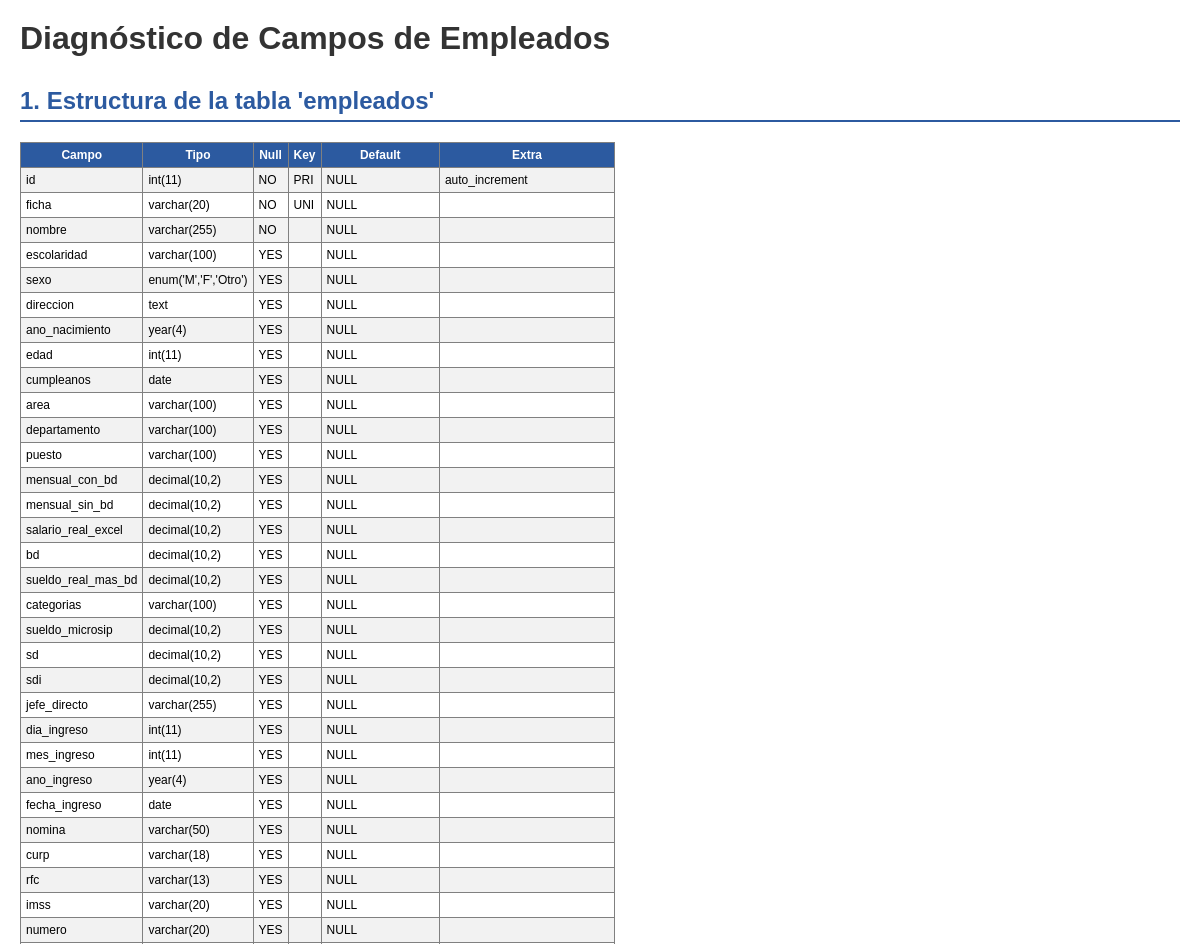
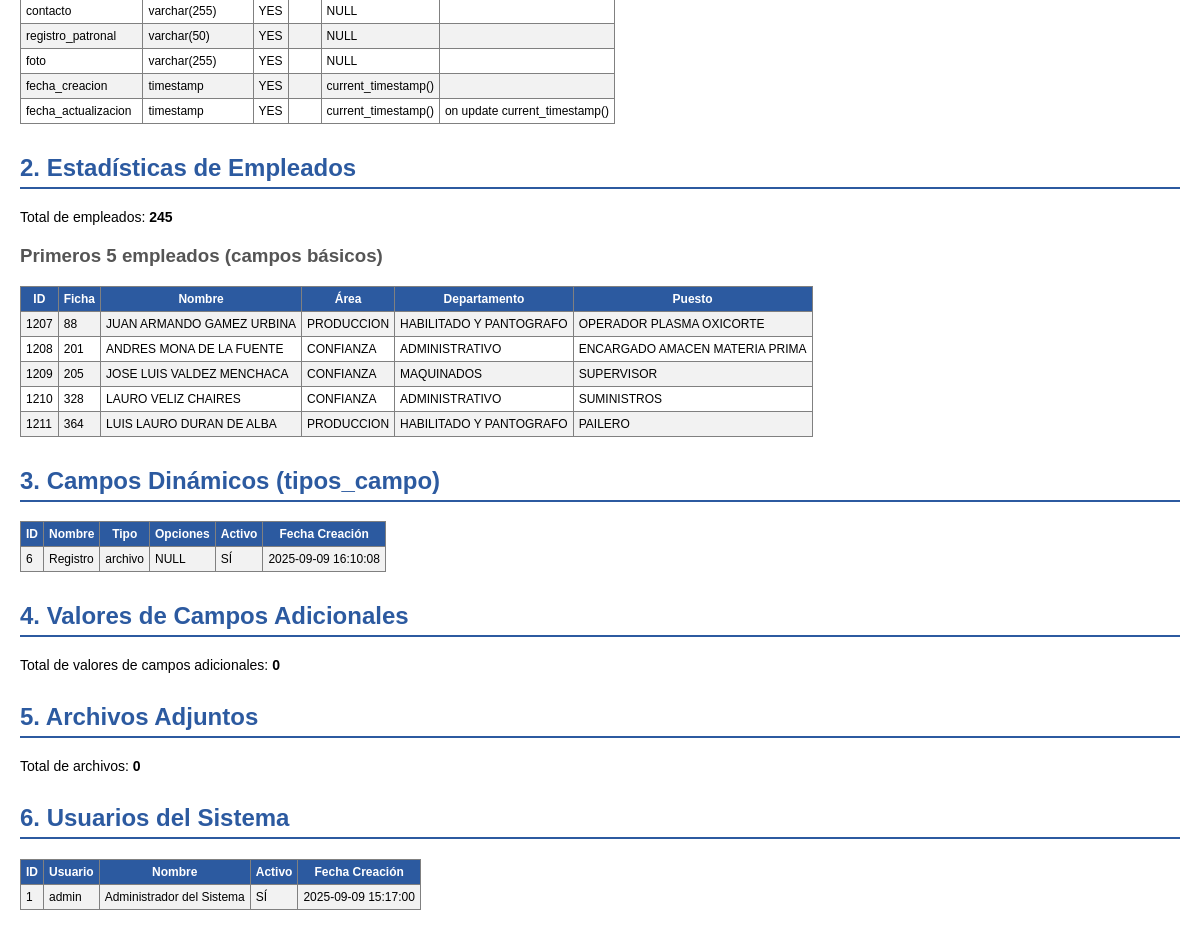
The page /check_empleados.php on the database its author committed (2 pictures, top to bottom).
### tables this page shows
CREATE TABLE `empleados` (
  `id` int NOT NULL,
  `ficha` varchar(20) NOT NULL,
  `nombre` varchar(255) NOT NULL,
  `escolaridad` varchar(100) DEFAULT NULL,
  `sexo` enum('M','F','Otro') DEFAULT NULL,
  `direccion` text,
  `ano_nacimiento` year DEFAULT NULL,
  `edad` int DEFAULT NULL,
  `cumpleanos` date DEFAULT NULL,
  `area` varchar(100) DEFAULT NULL,
  `departamento` varchar(100) DEFAULT NULL,
  `puesto` varchar(100) DEFAULT NULL,
  `mensual_con_bd` decimal(10,2) DEFAULT NULL,
  `mensual_sin_bd` decimal(10,2) DEFAULT NULL,
  `salario_real_excel` decimal(10,2) DEFAULT NULL,
  `bd` decimal(10,2) DEFAULT NULL,
  `sueldo_real_mas_bd` decimal(10,2) DEFAULT NULL,
  `categorias` varchar(100) DEFAULT NULL,
  `sueldo_microsip` decimal(10,2) DEFAULT NULL,
  `sd` decimal(10,2) DEFAULT NULL,
  `sdi` decimal(10,2) DEFAULT NULL,
  `jefe_directo` varchar(255) DEFAULT NULL,
  `dia_ingreso` int DEFAULT NULL,
  `mes_ingreso` int DEFAULT NULL,
  `ano_ingreso` year DEFAULT NULL,
  `fecha_ingreso` date DEFAULT NULL,
  `nomina` varchar(50) DEFAULT NULL,
  `curp` varchar(18) DEFAULT NULL,
  `rfc` varchar(13) DEFAULT NULL,
  `imss` varchar(20) DEFAULT NULL,
  `numero` varchar(20) DEFAULT NULL,
  `contacto` varchar(255) DEFAULT NULL,
  `registro_patronal` varchar(50) DEFAULT NULL,
  `foto` varchar(255) DEFAULT NULL,
  `fecha_creacion` timestamp NULL DEFAULT CURRENT_TIMESTAMP,
  `fecha_actualizacion` timestamp NULL DEFAULT CURRENT_TIMESTAMP ON UPDATE CURRENT_TIMESTAMP
);

CREATE TABLE `tipos_campo` (
  `id` int NOT NULL,
  `nombre` varchar(100) NOT NULL,
  `tipo` enum('texto','numero','fecha','archivo','select','textarea','multiple') NOT NULL,
  `opciones` json DEFAULT NULL,
  `activo` tinyint(1) DEFAULT '1',
  `fecha_creacion` timestamp NULL DEFAULT CURRENT_TIMESTAMP
);

CREATE TABLE `usuarios` (
  `id` int NOT NULL,
  `usuario` varchar(50) NOT NULL,
  `password` varchar(255) NOT NULL,
  `nombre_completo` varchar(255) DEFAULT NULL,
  `activo` tinyint(1) DEFAULT '1',
  `fecha_creacion` timestamp NULL DEFAULT CURRENT_TIMESTAMP
);

### check_empleados.php (the view, shortened to what this page needs)
<?php
echo "<h1>Diagnóstico de Campos de Empleados</h1>";
try {
    $db = new Database();
    $conn = $db->getConnection();
    echo "<h2>1. Estructura de la tabla 'empleados'</h2>";
    $stmt = $conn->prepare("DESCRIBE empleados");
    $stmt->execute();
    $columns = $stmt->fetchAll();
    echo "<table border='1' cellpadding='5' style='border-collapse: collapse;'>";
    echo "<tr><th>Campo</th><th>Tipo</th><th>Null</th><th>Key</th><th>Default</th><th>Extra</th></tr>";
    foreach ($columns as $col) {
        echo "<tr>";
        echo "<td>" . $col['Field'] . "</td>";
        echo "<td>" . $col['Type'] . "</td>";
        echo "<td>" . $col['Null'] . "</td>";
        echo "<td>" . $col['Key'] . "</td>";
        echo "<td>" . ($col['Default'] ?? 'NULL') . "</td>";
        echo "<td>" . ($col['Extra'] ?? '') . "</td>";
        echo "</tr>";
    }
    echo "</table>";
    echo "<h2>2. Estadísticas de Empleados</h2>";
    $stmt = $conn->prepare("SELECT COUNT(*) as total FROM empleados");
    $stmt->execute();
    $result = $stmt->fetch();
    echo "<p>Total de empleados: <strong>" . $result['total'] . "</strong></p>";
    if ($result['total'] > 0) {
        echo "<h3>Primeros 5 empleados (campos básicos)</h3>";
        $stmt = $conn->prepare("SELECT id, ficha, nombre, area, departamento, puesto FROM empleados LIMIT 5");
        $stmt->execute();
        $empleados = $stmt->fetchAll();
        echo "<table border='1' cellpadding='5' style='border-collapse: collapse;'>";
        echo "<tr><th>ID</th><th>Ficha</th><th>Nombre</th><th>Área</th><th>Departamento</th><th>Puesto</th></tr>";
        foreach ($empleados as $emp) {
            echo "<tr>";
            echo "<td>" . $emp['id'] . "</td>";
            echo "<td>" . ($emp['ficha'] ?? '') . "</td>";
            echo "<td>" . ($emp['nombre'] ?? '') . "</td>";
            echo "<td>" . ($emp['area'] ?? '') . "</td>";
            echo "<td>" . ($emp['departamento'] ?? '') . "</td>";
            echo "<td>" . ($emp['puesto'] ?? '') . "</td>";
            echo "</tr>";
        }
        echo "</table>";
    }
    echo "<h2>3. Campos Dinámicos (tipos_campo)</h2>";
    $stmt = $conn->prepare("SELECT * FROM tipos_campo ORDER BY id");
    $stmt->execute();
    $tipos_campo = $stmt->fetchAll();
    if (count($tipos_campo) > 0) {
        echo "<table border='1' cellpadding='5' style='border-collapse: collapse;'>";
        echo "<tr><th>ID</th><th>Nombre</th><th>Tipo</th><th>Opciones</th><th>Activo</th><th>Fecha Creación</th></tr>";
        foreach ($tipos_campo as $campo) {
            echo "<tr>";
            echo "<td>" . $campo['id'] . "</td>";
            echo "<td>" . $campo['nombre'] . "</td>";
            echo "<td>" . $campo['tipo'] . "</td>";
            echo "<td>" . ($campo['opciones'] ?? 'NULL') . "</td>";
            echo "<td>" . ($campo['activo'] ? 'SÍ' : 'NO') . "</td>";
            echo "<td>" . $campo['fecha_creacion'] . "</td>";
            echo "</tr>";
        }
        echo "</table>";
    } else {
        echo "<p>No hay campos dinámicos registrados.</p>";
    }
    echo "<h2>4. Valores de Campos Adicionales</h2>";
    $stmt = $conn->prepare("SELECT COUNT(*) as total FROM empleado_campos_adicionales");
    $stmt->execute();
    $result = $stmt->fetch();
    echo "<p>Total de valores de campos adicionales: <strong>" . $result['total'] . "</strong></p>";
    echo "<h2>5. Archivos Adjuntos</h2>";
    $stmt = $conn->prepare("SELECT COUNT(*) as total FROM archivos_empleados");
    $stmt->execute();
    $result = $stmt->fetch();
    echo "<p>Total de archivos: <strong>" . $result['total'] . "</strong></p>";
    echo "<h2>6. Usuarios del Sistema</h2>";
    $stmt = $conn->prepare("SELECT id, usuario, nombre_completo, activo, fecha_creacion FROM usuarios");
    $stmt->execute();
    $usuarios = $stmt->fetchAll();
    echo "<table border='1' cellpadding='5' style='border-collapse: collapse;'>";
    echo "<tr><th>ID</th><th>Usuario</th><th>Nombre</th><th>Activo</th><th>Fecha Creación</th></tr>";
    foreach ($usuarios as $user) {
        echo "<tr>";
        echo "<td>" . $user['id'] . "</td>";
        echo "<td>" . $user['usuario'] . "</td>";
        echo "<td>" . ($user['nombre_completo'] ?? '') . "</td>";
        echo "<td>" . ($user['activo'] ? 'SÍ' : 'NO') . "</td>";
        echo "<td>" . $user['fecha_creacion'] . "</td>";
        echo "</tr>";
    }
    echo "</table>";
} catch (Exception $e) {
    echo "<p style='color: red;'>Error: " . $e->getMessage() . "</p>";
}
?>

### check_empleados.php (style rules this page uses)
h1 { color: #333; }
h2 { color: #2c5aa0; margin-top: 30px; border-bottom: 2px solid #2c5aa0; padding-bottom: 5px; }
h3 { color: #555; margin-top: 20px; }
table { margin-top: 10px; font-size: 12px; }
th { background-color: #2c5aa0; color: white; font-weight: bold; }
tr:nth-child(even) { background-color: #f2f2f2; }
p { font-size: 14px; }

### rows shown on the page
empleados: id "1207", ficha "88", nombre "JUAN ARMANDO GAMEZ URBINA", area "PRODUCCION", departamento "HABILITADO Y PANTOGRAFO", puesto "OPERADOR PLASMA OXICORTE"
empleados: id "1208", ficha "201", nombre "ANDRES MONA DE LA FUENTE", area "CONFIANZA", departamento "ADMINISTRATIVO", puesto "ENCARGADO AMACEN MATERIA PRIMA"
empleados: id "1209", ficha "205", nombre "JOSE LUIS VALDEZ MENCHACA", area "CONFIANZA", departamento "MAQUINADOS", puesto "SUPERVISOR"
empleados: id "1210", ficha "328", nombre "LAURO VELIZ CHAIRES", area "CONFIANZA", departamento "ADMINISTRATIVO", puesto "SUMINISTROS"
empleados: id "1211", ficha "364", nombre "LUIS LAURO DURAN DE ALBA", area "PRODUCCION", departamento "HABILITADO Y PANTOGRAFO", puesto "PAILERO"
tipos_campo: id "6", nombre "Registro", tipo "archivo", opciones "NULL", activo "SÍ", fecha_creacion "2025-09-09 16:10:08"
usuarios: id "1", usuario "admin", nombre_completo "Administrador del Sistema", activo "SÍ", fecha_creacion "2025-09-09 15:17:00"

### other values the page prints
$col['Field'] "id"
$col['Type'] "int(11)"
$col['Null'] "NO"
$col['Key'] "PRI"
$col['Default'] "NULL"
$col['Extra'] "auto_increment"
$col['Field'] "ficha"
$col['Type'] "varchar(20)"
$col['Key'] "UNI"
$col['Field'] "nombre"
$col['Type'] "varchar(255)"
$col['Field'] "escolaridad"
$col['Type'] "varchar(100)"
$col['Null'] "YES"
$col['Field'] "sexo"
